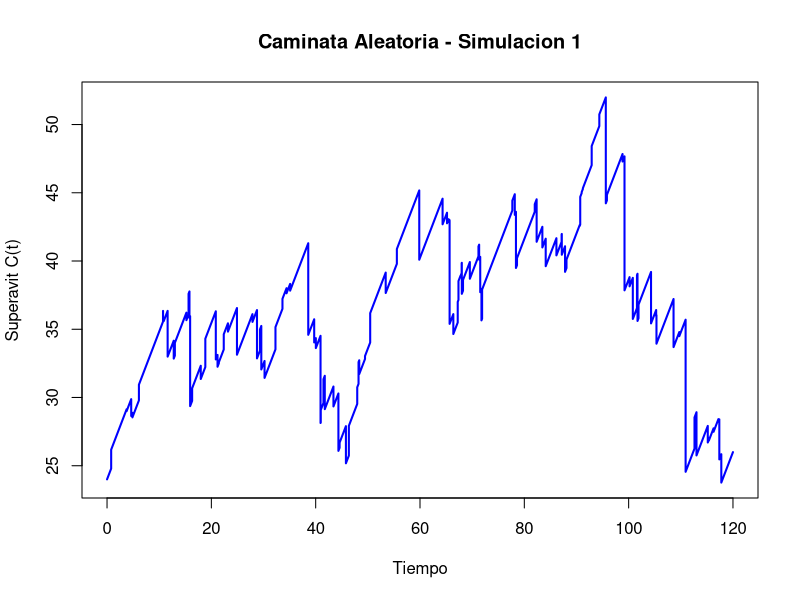
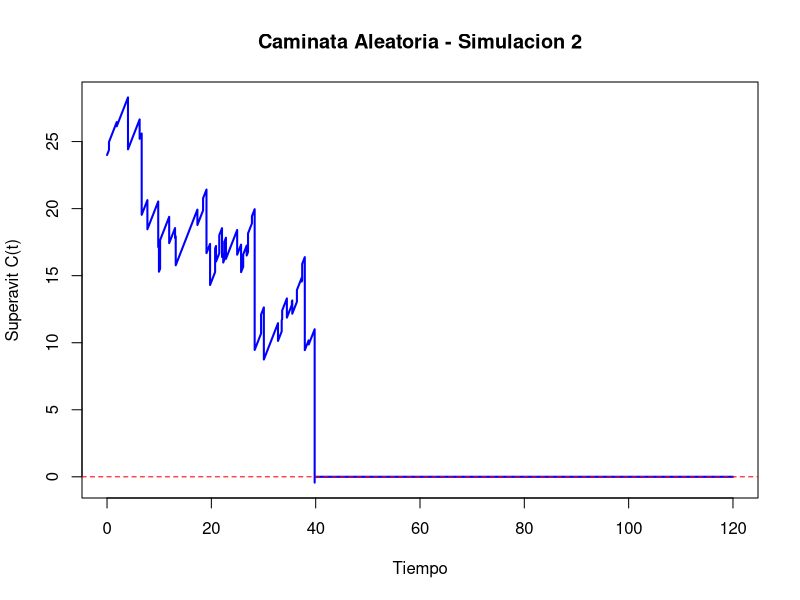

These figures' R source, in order: (Note: a time limit stopped this script after it produced the figures.)
set.seed(89)  # para reproducibilidad

### MODELO ###

# PARTE IV: Sensibilidad al horizonte temporal
# 10 anios

## Parametros generales del modelo
u <- 24 # capital inicial
c <- 1 # tasa de ingreso de primas por unidad de tiempo
Tmax <- 120 # tiempo total a simular
nsim <- 10000 # Numero de simulaciones para Monte Carlo

## Parametros de frecuencia
# Parametros de la distribucion de arribos de siniestros (Exponencial)
lambda <- 0.6
# Parametros de la distribucion de arribos de inyecciones (Exponencial)
lambda_2 <- 0.3

## Parametros de tamano
# Parametros de la distribucion de tamanos de siniestros (Exponencial)
lambda_3 <- 0.5
# Parametros de la distribucion de tamanos de inyecciones (Gamma)
alpha <- 2
sigma <- 0.6

### Monte Carlo ###

## Condiciones iniciales
contador_ruinas <- 0 # Contador de ruinas
contador_no_ruinas <- 0 # Contador de no-ruinas
tiempos_ruina <- numeric() # Tiempos de ruinas
utilidades <- numeric(nsim) # Utilidades
graficado_ruina <- FALSE
graficado_no_ruina <- FALSE

## Simulaciones
for (i in 1:nsim) {
  
  ## Tiempos de arribo de los siniestros
  arribos_brutos_sin <- cumsum(rexp(n = Tmax * lambda * 2, rate = lambda))
  if (tail(arribos_brutos_sin, 1) < Tmax) {
    warning("No se generaron suficientes eventos para cubrir hasta Tmax. Aumentar n.")
  }
  arribos_sin <- arribos_brutos_sin[arribos_brutos_sin <= Tmax]
  n_sin <- length(arribos_sin)
  
  ## Tiempos de arribo de las inyecciones
  arribos_brutos_iny <- cumsum(rexp(n = Tmax * lambda_2 * 2, rate = lambda_2))
  if (tail(arribos_brutos_iny, 1) < Tmax) {
    warning("No se generaron suficientes eventos para cubrir hasta Tmax. Aumentar n.")
  }
  arribos_iny <- arribos_brutos_iny[arribos_brutos_iny <= Tmax]
  n_iny <- length(arribos_iny)
  
  ## Tamanos de los siniestros
  siniestros <- rexp(n_sin, rate = lambda_3)
  
  ## Tamanos de las inyecciones
  inyecciones <- rgamma(n_iny, shape = alpha, scale = sigma)
  
  ### PROCESO DE SUPERAVIT ###
  
  ## Malla temporal
  malla_temp <- seq(0, Tmax, by = 0.001)
  Ct <- numeric(length(malla_temp))
  sin_index <- 1
  acumulados_sin <- 0
  iny_index <- 1
  acumulados_iny <- 0
  ruina_ocurrida <- FALSE
  tiempo_ruina <- NA
  
  for (j in seq_along(malla_temp)) {
    t <- malla_temp[j]
    
    ## Suma siniestros que ya ocurrieron hasta t
    while (sin_index <= n_sin && arribos_sin[sin_index] <= t) {
      acumulados_sin <- acumulados_sin + siniestros[sin_index]
      sin_index <- sin_index + 1
    }
    
    ## Suma inyecciones que ya ocurrieron hasta t
    while (iny_index <= n_iny && arribos_iny[iny_index] <= t) {
      acumulados_iny <- acumulados_iny + inyecciones[iny_index]
      iny_index <- iny_index + 1
    }
    
    ## Calculamos el superavit
    Ct[j] <- u + c * t - acumulados_sin + acumulados_iny
    
    ## Verificamos si hubo ruina
    if (!ruina_ocurrida && Ct[j] < 0) {
      ruina_ocurrida <- TRUE
      tiempo_ruina <- t
      break  # podemos salir del bucle si ya hay ruina
    }
  }
  
  ## Calculamos las utilidades (si hubo)
  t_final <- if (ruina_ocurrida) tiempo_ruina else Tmax # Tiempo final efectivo
  prima_total <- c * t_final # Prima acumulada hasta ese momento
  utilidades[i] <- prima_total - acumulados_sin # Utilidad (no incluye inyecciones, solo primas - siniestros)
  
  ## Almacenamos los datos de ruina (si hubo) o no-ruina
  if (ruina_ocurrida) {
    contador_ruinas <- contador_ruinas + 1
    tiempos_ruina <- c(tiempos_ruina, tiempo_ruina)
  }
  if (!ruina_ocurrida) {
    contador_no_ruinas <- contador_no_ruinas + 1
  }
  
  ## Graficamos la primera no-ruina
  if (!ruina_ocurrida && !graficado_no_ruina) {
    plot(malla_temp, Ct, type = "l", lwd = 2, col = "blue",
         xlab = "Tiempo", ylab = "Superavit C(t)",
         main = paste0("Caminata Aleatoria - Simulacion ", i))
    abline(h = 0, col = "red", lty = 2)
    graficado_no_ruina <- TRUE
  }
  
  ## Graficamos la primera ruina
  if (ruina_ocurrida && !graficado_ruina) {
    plot(malla_temp, Ct, type = "l", lwd = 2, col = "blue",
         xlab = "Tiempo", ylab = "Superavit C(t)",
         main = paste0("Caminata Aleatoria - Simulacion ", i))
    abline(h = 0, col = "red", lty = 2)
    graficado_ruina <- TRUE
  }
}

### Resultados ###

## Calculamos los resultados de las simulaciones Monte Carlo
prob_ruina <- contador_ruinas / nsim
tiempo_prom_ruina <- ifelse(length(tiempos_ruina) > 0, mean(tiempos_ruina), NA)

## Calculamos el Intervalo de confianza
z <- 1.96  # valor z para 95%
se <- sqrt(prob_ruina * (1 - prob_ruina) / nsim)  # error estandar
ic_inf <- prob_ruina - z * se
ic_sup <- prob_ruina + z * se
# Nota: 90% z = 1.645, 95% z = 1.96, 99% z = 2.576

### Resumen ###

## Cuadro Resumen
cat("Probabilidad estimada de ruina:", round(prob_ruina, 4), "\n")
cat("Intervalo de confianza al 95%: [", round(ic_inf, 4), ",", round(ic_sup, 4), "]\n")
cat("Tiempo promedio hasta la ruina (condicionado):", round(tiempo_prom_ruina, 4), "\n")
cat("Utilidad promedio:", round(mean(utilidades), 4), "\n")

## Graficas Resumen
if (length(tiempos_ruina) > 0) {
  hist(tiempos_ruina, breaks = 50, col = "lightblue",
       main = "Distribucion de los tiempos de ruina",
       xlab = "Tiempo de ruina", ylab = "Frecuencia")
}

hist(utilidades, breaks = 50, col = "lightgreen",
     main = "Distribucion de la utilidad (prima - siniestros)",
     xlab = "Utilidad", ylab = "Frecuencia")
